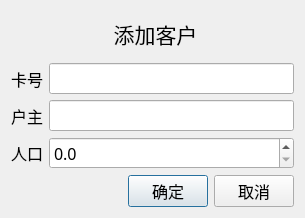
<?xml version="1.0" encoding="UTF-8"?>
<ui version="4.0">
 <class>AddUserDialog</class>
 <widget class="QDialog" name="AddUserDialog">
  <property name="geometry">
   <rect>
    <x>0</x>
    <y>0</y>
    <width>305</width>
    <height>218</height>
   </rect>
  </property>
  <property name="windowTitle">
   <string>添加客户</string>
  </property>
  <property name="windowIcon">
   <iconset resource="resource.qrc">
    <normaloff>:/images/user.png</normaloff>:/images/user.png</iconset>
  </property>
  <layout class="QGridLayout" name="gridLayout">
   <item row="2" column="1">
    <layout class="QHBoxLayout" name="horizontalLayout">
     <item>
      <spacer name="horizontalSpacer">
       <property name="orientation">
        <enum>Qt::Horizontal</enum>
       </property>
       <property name="sizeHint" stdset="0">
        <size>
         <width>40</width>
         <height>20</height>
        </size>
       </property>
      </spacer>
     </item>
     <item>
      <widget class="QPushButton" name="btnOk">
       <property name="font">
        <font>
         <family>微软雅黑</family>
         <pointsize>12</pointsize>
        </font>
       </property>
       <property name="text">
        <string>确定</string>
       </property>
      </widget>
     </item>
     <item>
      <widget class="QPushButton" name="btnCancel">
       <property name="font">
        <font>
         <family>微软雅黑</family>
         <pointsize>12</pointsize>
        </font>
       </property>
       <property name="text">
        <string>取消</string>
       </property>
      </widget>
     </item>
    </layout>
   </item>
   <item row="0" column="1">
    <widget class="QLabel" name="label_7">
     <property name="font">
      <font>
       <family>微软雅黑</family>
       <pointsize>16</pointsize>
      </font>
     </property>
     <property name="text">
      <string>添加客户</string>
     </property>
     <property name="alignment">
      <set>Qt::AlignCenter</set>
     </property>
    </widget>
   </item>
   <item row="1" column="0" colspan="2">
    <layout class="QFormLayout" name="formLayout">
     <item row="1" column="0">
      <widget class="QLabel" name="label_3">
       <property name="sizePolicy">
        <sizepolicy hsizetype="Maximum" vsizetype="Preferred">
         <horstretch>0</horstretch>
         <verstretch>0</verstretch>
        </sizepolicy>
       </property>
       <property name="minimumSize">
        <size>
         <width>0</width>
         <height>0</height>
        </size>
       </property>
       <property name="maximumSize">
        <size>
         <width>16777215</width>
         <height>16777215</height>
        </size>
       </property>
       <property name="font">
        <font>
         <family>微软雅黑</family>
         <pointsize>12</pointsize>
        </font>
       </property>
       <property name="text">
        <string>户主</string>
       </property>
       <property name="scaledContents">
        <bool>false</bool>
       </property>
      </widget>
     </item>
     <item row="1" column="1">
      <widget class="QLineEdit" name="editUserName">
       <property name="sizePolicy">
        <sizepolicy hsizetype="Preferred" vsizetype="Fixed">
         <horstretch>0</horstretch>
         <verstretch>0</verstretch>
        </sizepolicy>
       </property>
       <property name="minimumSize">
        <size>
         <width>0</width>
         <height>0</height>
        </size>
       </property>
       <property name="font">
        <font>
         <family>微软雅黑</family>
         <pointsize>12</pointsize>
        </font>
       </property>
       <property name="maxLength">
        <number>16</number>
       </property>
      </widget>
     </item>
     <item row="2" column="0">
      <widget class="QLabel" name="label_6">
       <property name="sizePolicy">
        <sizepolicy hsizetype="Maximum" vsizetype="Preferred">
         <horstretch>0</horstretch>
         <verstretch>0</verstretch>
        </sizepolicy>
       </property>
       <property name="minimumSize">
        <size>
         <width>0</width>
         <height>0</height>
        </size>
       </property>
       <property name="maximumSize">
        <size>
         <width>16777215</width>
         <height>16777215</height>
        </size>
       </property>
       <property name="font">
        <font>
         <family>微软雅黑</family>
         <pointsize>12</pointsize>
        </font>
       </property>
       <property name="text">
        <string>人口</string>
       </property>
       <property name="scaledContents">
        <bool>false</bool>
       </property>
      </widget>
     </item>
     <item row="0" column="0">
      <widget class="QLabel" name="label_8">
       <property name="sizePolicy">
        <sizepolicy hsizetype="Maximum" vsizetype="Preferred">
         <horstretch>0</horstretch>
         <verstretch>0</verstretch>
        </sizepolicy>
       </property>
       <property name="minimumSize">
        <size>
         <width>0</width>
         <height>0</height>
        </size>
       </property>
       <property name="maximumSize">
        <size>
         <width>16777215</width>
         <height>16777215</height>
        </size>
       </property>
       <property name="font">
        <font>
         <family>微软雅黑</family>
         <pointsize>12</pointsize>
        </font>
       </property>
       <property name="text">
        <string>卡号</string>
       </property>
       <property name="scaledContents">
        <bool>false</bool>
       </property>
      </widget>
     </item>
     <item row="0" column="1">
      <widget class="QLineEdit" name="editUserID">
       <property name="sizePolicy">
        <sizepolicy hsizetype="Preferred" vsizetype="Fixed">
         <horstretch>0</horstretch>
         <verstretch>0</verstretch>
        </sizepolicy>
       </property>
       <property name="minimumSize">
        <size>
         <width>0</width>
         <height>0</height>
        </size>
       </property>
       <property name="font">
        <font>
         <family>微软雅黑</family>
         <pointsize>12</pointsize>
        </font>
       </property>
       <property name="inputMask">
        <string/>
       </property>
       <property name="text">
        <string/>
       </property>
      </widget>
     </item>
     <item row="2" column="1">
      <widget class="QDoubleSpinBox" name="dsbUserCount">
       <property name="font">
        <font>
         <family>微软雅黑</family>
         <pointsize>12</pointsize>
        </font>
       </property>
       <property name="decimals">
        <number>1</number>
       </property>
       <property name="singleStep">
        <double>0.500000000000000</double>
       </property>
      </widget>
     </item>
    </layout>
   </item>
  </layout>
 </widget>
 <resources>
  <include location="resource.qrc"/>
 </resources>
 <connections/>
</ui>
